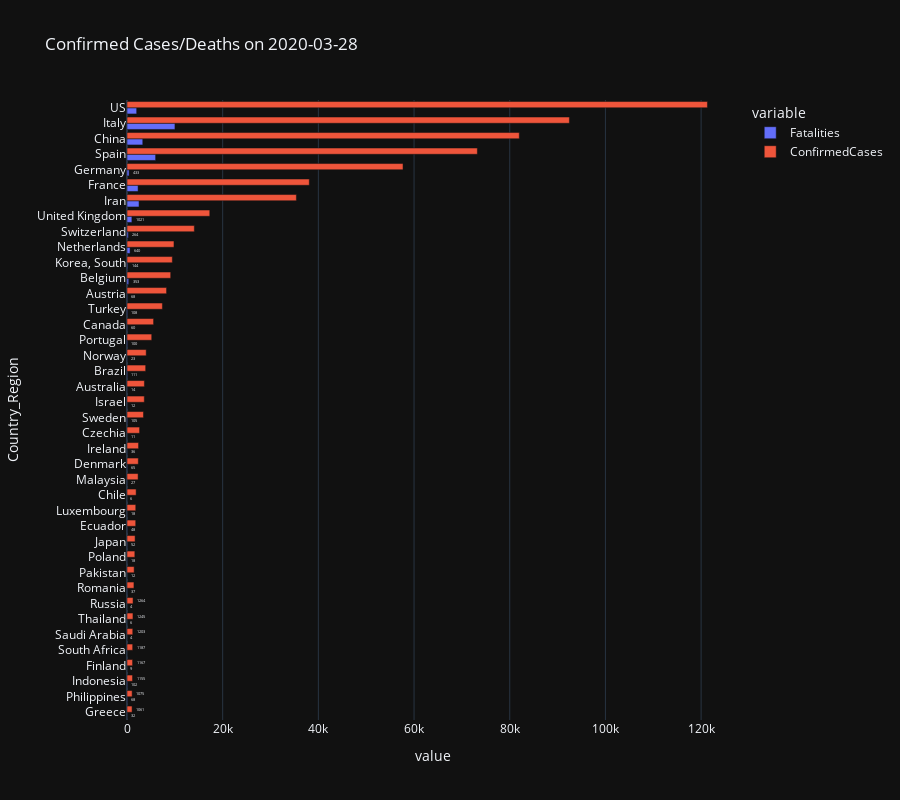

The notebook cell saved with this chart:
### Code cell
fig = px.bar(top_country_melt_df.iloc[::-1],
             x='value', y='Country_Region', color='variable', barmode='group',
             title=f'Confirmed Cases/Deaths on {target_date}', text='value', height=800, orientation='h')
fig.show()

### Figure 1 — Plotly figure (JSON) as saved in the notebook; plotly's stock layout.template omitted (floating-point values rounded to 4 significant figures)
{"data": [{"alignmentgroup": "True", "hoverlabel": {"namelength": 0}, "hovertemplate": "variable=Fatalities<br>value=%{text}<br>Country_Region=%{y}", "legendgroup": "Fatalities", "marker": {"color": "#636efa"}, "name": "Fatalities", "offsetgroup": "Fatalities", "orientation": "h", "showlegend": true, "text": [32, 68, 102, 9, 1, 4, 6, 4, 37, 12, 18, 52, 48, 18, 6, 27, 65, 36, 11, 105, 12, 14, 111, 23, 100, 60, 108, 68, 353, 144, 640, 264, 1021, 2517, 2317, 433, 5982, 3299, 10023, 2023], "textposition": "auto", "type": "bar", "x": [32, 68, 102, 9, 1, 4, 6, 4, 37, 12, 18, 52, 48, 18, 6, 27, 65, 36, 11, 105, 12, 14, 111, 23, 100, 60, 108, 68, 353, 144, 640, 264, 1021, 2517, 2317, 433, 5982, 3299, 10023, 2023], "xaxis": "x", "y": ["Greece", "Philippines", "Indonesia", "Finland", "South Africa", "Saudi Arabia", "Thailand", "Russia", "Romania", "Pakistan", "Poland", "Japan", "Ecuador", "Luxembourg", "Chile", "Malaysia", "Denmark", "Ireland", "Czechia", "Sweden", "Israel", "Australia", "Brazil", "Norway", "Portugal", "Canada", "Turkey", "Austria", "Belgium", "Korea, South", "Netherlands", "Switzerland", "United Kingdom", "Iran", "France", "Germany", "Spain", "China", "Italy", "US"], "yaxis": "y"}, {"alignmentgroup": "True", "hoverlabel": {"namelength": 0}, "hovertemplate": "variable=ConfirmedCases<br>value=%{text}<br>Country_Region=%{y}", "legendgroup": "ConfirmedCases", "marker": {"color": "#EF553B"}, "name": "ConfirmedCases", "offsetgroup": "ConfirmedCases", "orientation": "h", "showlegend": true, "text": [1061, 1075, 1155, 1167, 1187, 1203, 1245, 1264, 1452, 1495, 1638, 1693, 1823, 1831, 1909, 2320, 2366, 2415, 2631, 3447, 3619, 3640, 3904, 4015, 5170, 5558, 7402, 8271, 9134, 9478, 9819, 14076, 17304, 35408, 38105, 57695, 73235, 81999, 92472, 121326], "textposition": "auto", "type": "bar", "x": [1061, 1075, 1155, 1167, 1187, 1203, 1245, 1264, 1452, 1495, 1638, 1693, 1823, 1831, 1909, 2320, 2366, 2415, 2631, 3447, 3619, 3640, 3904, 4015, 5170, 5558, 7402, 8271, 9134, 9478, 9819, 14076, 17304, 35408, 38105, 57695, 73235, 81999, 92472, 121326], "xaxis": "x", "y": ["Greece", "Philippines", "Indonesia", "Finland", "South Africa", "Saudi Arabia", "Thailand", "Russia", "Romania", "Pakistan", "Poland", "Japan", "Ecuador", "Luxembourg", "Chile", "Malaysia", "Denmark", "Ireland", "Czechia", "Sweden", "Israel", "Australia", "Brazil", "Norway", "Portugal", "Canada", "Turkey", "Austria", "Belgium", "Korea, South", "Netherlands", "Switzerland", "United Kingdom", "Iran", "France", "Germany", "Spain", "China", "Italy", "US"], "yaxis": "y"}], "layout": {"barmode": "group", "height": 800, "legend": {"title": {"text": "variable"}, "tracegroupgap": 0}, "title": {"text": "Confirmed Cases/Deaths on 2020-03-28"}, "xaxis": {"anchor": "y", "domain": [0, 1], "title": {"text": "value"}}, "yaxis": {"anchor": "x", "domain": [0, 1], "title": {"text": "Country_Region"}}}}
